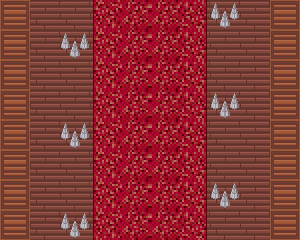

This is a level from a 2D game, rendered from its Tiled map with the project's own tilesets. A one-line summary and the complete map file follow:
An orthogonal 10x8 tile map with 30x30 px tiles, 1 tile layer (Capa de patrones 1).

<map version="1.5" tiledversion="1.5.0" orientation="orthogonal" renderorder="right-down" width="10" height="8" tilewidth="30" tileheight="30" infinite="0" nextlayerid="2" nextobjectid="1">
 <tileset firstgid="1" source="tileset3.tsx" />
 <layer id="1" name="Capa de patrones 1" width="10" height="8">
  <data encoding="csv">
10,11,11,8,4,4,9,12,11,10,
10,11,12,8,4,4,9,11,11,10,
10,11,11,8,4,4,9,11,11,10,
10,11,11,8,4,4,9,12,11,10,
10,11,12,8,4,4,9,11,11,10,
10,11,11,8,4,4,9,11,11,10,
10,11,11,8,4,4,9,12,11,10,
10,11,12,8,4,4,9,11,11,10
</data>
 </layer>
</map>
